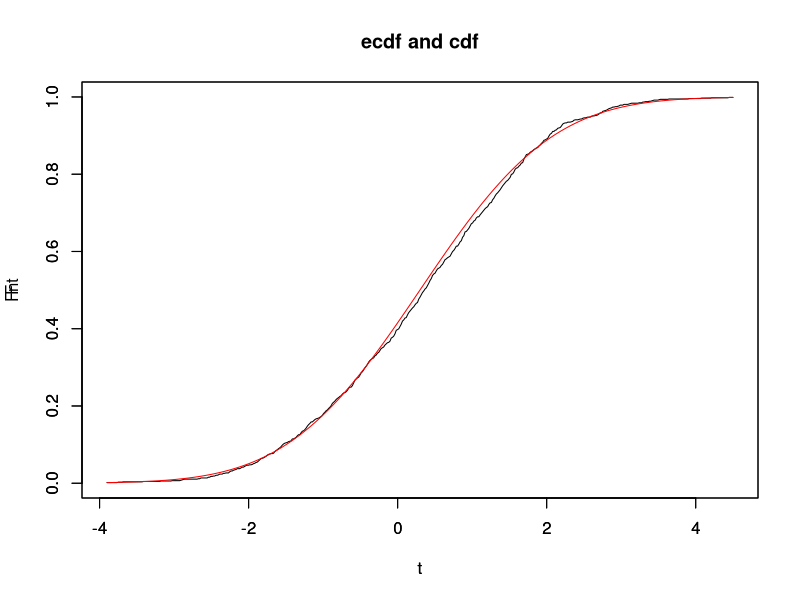

Generate this figure with R:
# Solution Exercise 2
# Author: Lionel Fillatre

n <- 1000  # number of samples to compute ecdf
m <- 0.3 # theoretical mean
sigma <- 1.4 # theroetical standard-deviation
epsilon <- 0.05 # epsilon in the inequality

a <- m - 3*sigma # relevant range [a,b] of the normal distribution 
b <- m + 3*sigma
N <- 500 # number of x values to compare ecdf with cdf
t <- seq(a, b, by = (b-a)/N) # sampling of ecdf and cdf to approximate sup errors

T <- 2000 # number of loops to estimate P(D>epsilon)
vD <- numeric(T) # initialization

# main loop of T iterations to estimate the inequality probability
for ( i in 1:T) { 
  X <- rnorm(n, mean = m, sd = sigma) # random samples generation
  Fn <- ecdf(X) # compute the ecdf
  Fnt <-  Fn(t) # values of the ecdf at points t
  F <- pnorm(t, mean = m, sd = sigma) # cdf computation
  D <- max(abs(Fnt-F)) # error of approximation
  vD[i] <- D # store the error
}

r <- sum(vD>epsilon)/T # estimation of the error probability
bound <- 2*exp(-2*n*epsilon^2) # bound of the error

# print an informative message
cat("Error rate = ", r, " and inequality bound = ", bound, "for epsilon = ", epsilon, "and n = ",n, "\n")

# plot (ecdf) to illustrate the result
plot(t,Fnt, type = "l", col = "black", main ="ecdf and cdf")
# second plot (cdf)
par(new = TRUE)
plot(t,F,type = "l", col = "red")

mhat <- mean(X) # empirical mean
sdhat <- sd(X) # empirical standard-deviation

# print an informative message
cat("Empirical mean = ", mhat, " and theoretical mean = ", m, "\n")

F <- pnorm(t, mean = mhat, sd = sigma)
Fhat <- pnorm(t, mean = mhat, sd = sdhat)
Dhat <- max(abs(Fhat-F))
cat("Maximum gap between estimated pdf and theoretical one = ", Dhat, "\n")

